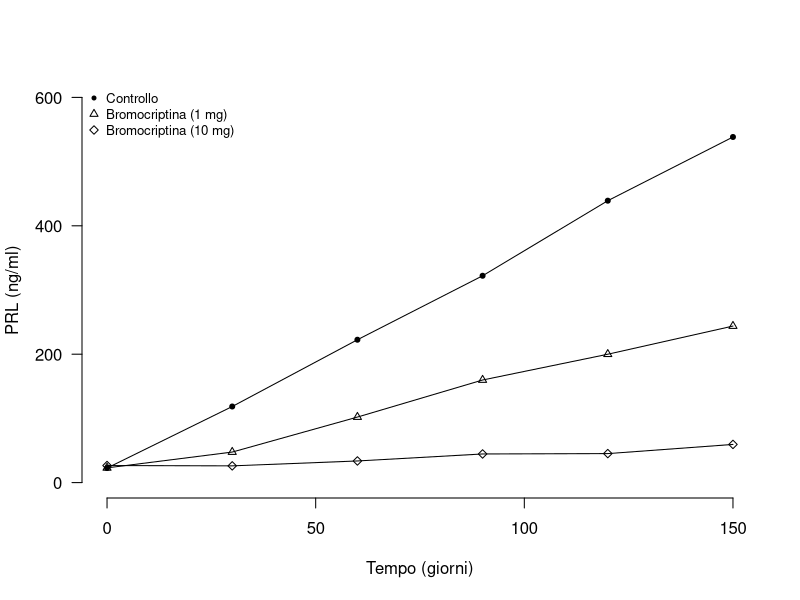
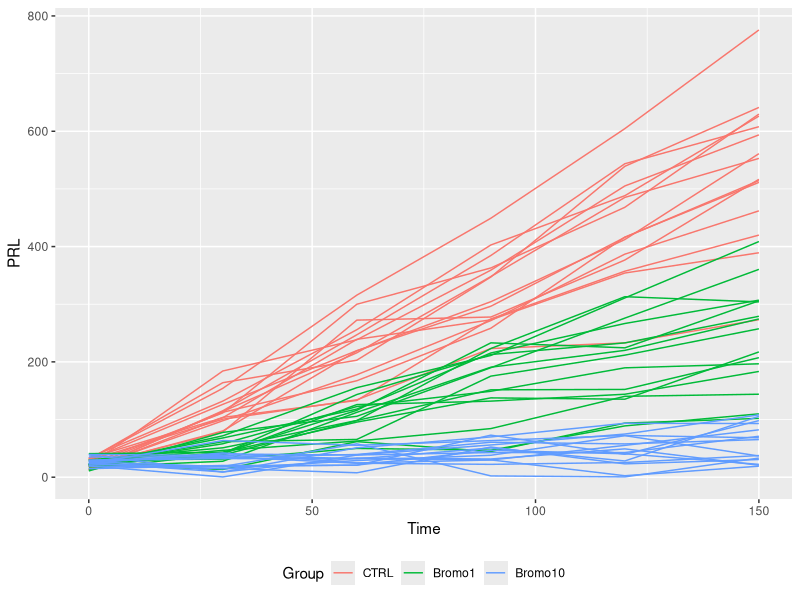
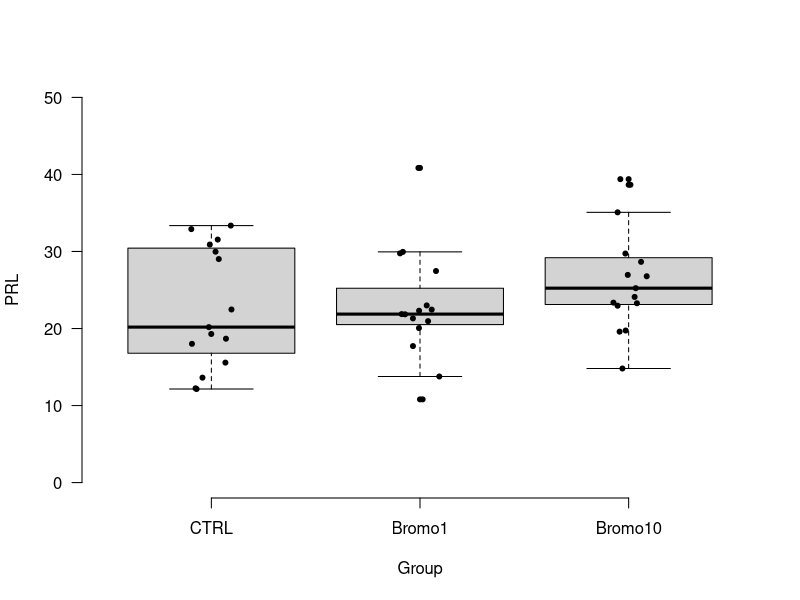
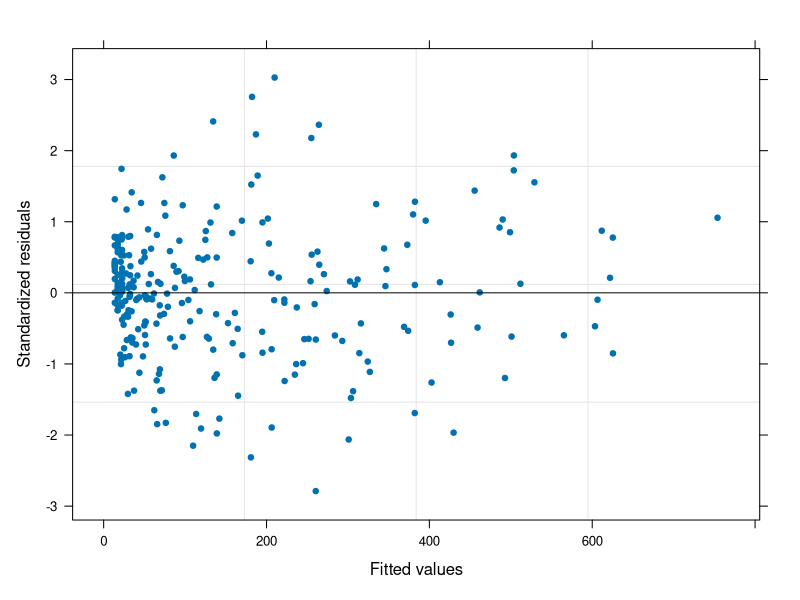
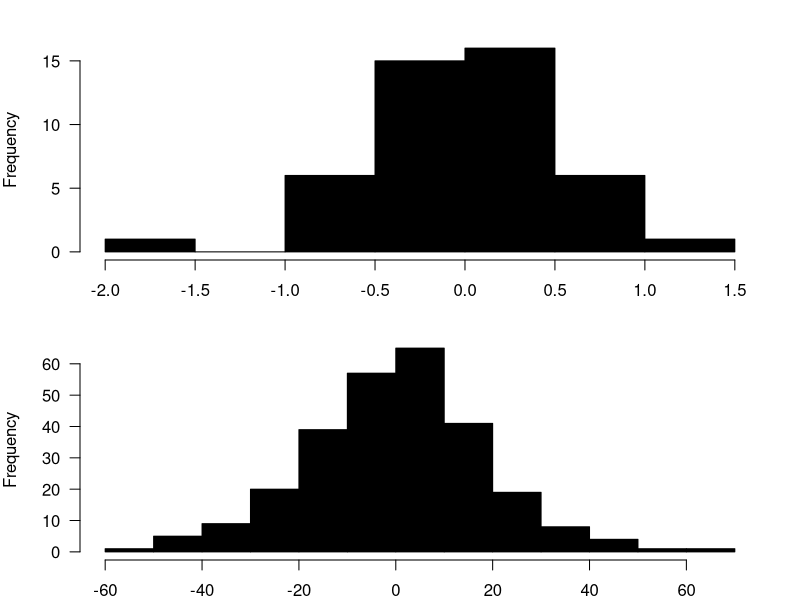
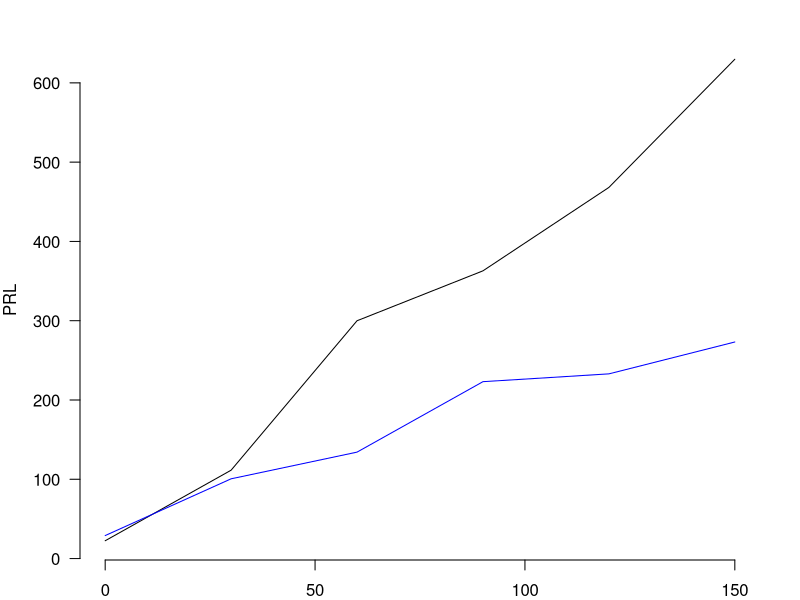
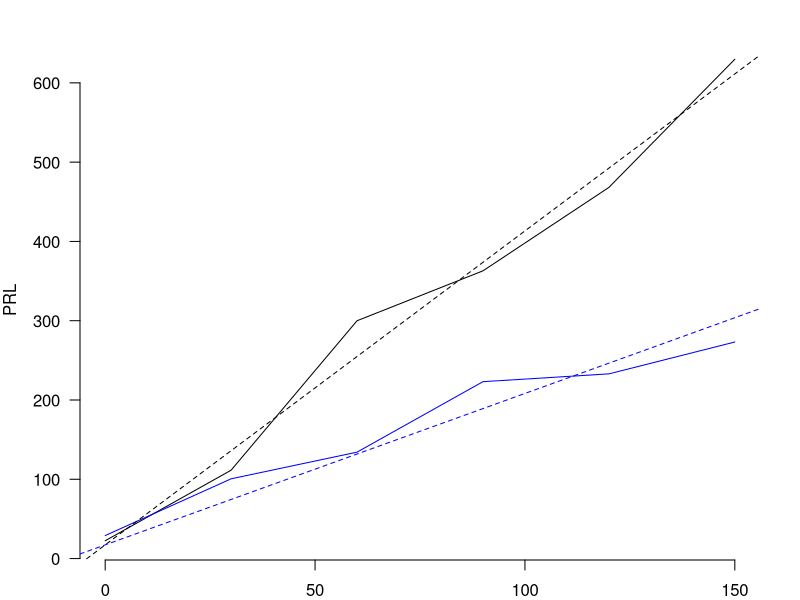
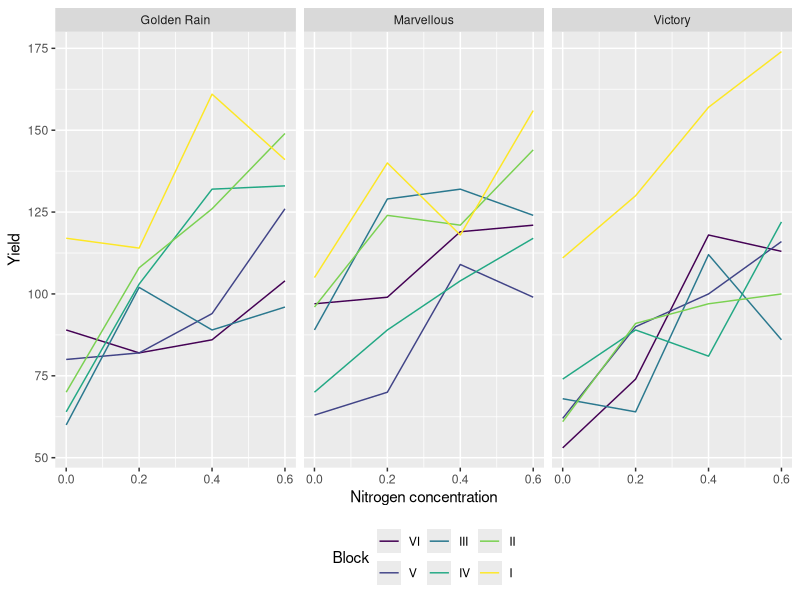

Write the R code that produced these figures, in order.
## ---- chunk 1
library(tufte)
library(xtable)
knitr::opts_chunk$set(echo = TRUE)
knitr::opts_knit$set(global.par = TRUE)

# See https://stackoverflow.com/questions/25646333/code-chunk-font-size-in-rmarkdown-with-knitr-and-latex
def.chunk.hook  <- knitr::knit_hooks$get("chunk")
knitr::knit_hooks$set(chunk = function(x, options) 
{
  x <- def.chunk.hook(x, options)
  ifelse(options$size != "normalsize", paste0("\\", options$size,"\n\n", x, "\n\n\\normalsize"), x)
})

# See https://stackoverflow.com/questions/23349525/how-to-set-knitr-chunk-output-width-on-a-per-chunk-basis
knitr::knit_hooks$set(width=local({
  .width <- 0
  function(before, options, envir) {
    if (before) .width <<- options(width=options$width)
    else options(.width)
  }
}))

## ---- chunk 2
library(nlme)
## ---- chunk 3
bromocriptine <- read.csv("bromocriptine-workshop3.csv")
## ---- chunk 4
summary(bromocriptine)
## ---- chunk 5
bromocriptine$Group <- factor(bromocriptine$Group, 
                              levels = c("CTRL", "Bromo1", "Bromo10"))
## ---- chunk 6
brom.split <- split(bromocriptine, bromocriptine$Group)

mean.brom <- lapply(brom.split, function(x)
      {
      aggregate(x$PRL, by = list(Time=x$Time), FUN=mean)
      })

plot(x ~ Time, mean.brom$CTRL, t = "o", pch = 20,
     bty = "n", ylim = c(0, 600), yaxt = "n",
     xlab = "Tempo (giorni)", ylab = "PRL (ng/ml)")

axis(2, seq(0, 600, 200), las = 1)
lines(x ~ Time, mean.brom$Bromo1, t = "o", pch = 2, cex = 0.8)
lines(x ~ Time, mean.brom$Bromo10, t = "o", pch = 5, cex = 0.8)

legend("topleft", c("Controllo", "Bromocriptina (1 mg)", 
                    "Bromocriptina (10 mg)"), pch = c(20, 2, 5),
       cex = 0.8, bty = "n")
## ---- chunk 7
library(ggplot2)

ggplot(aes(Time, PRL, group = interaction(Group, Mouse), col = Group),
       data = bromocriptine) + geom_line() +
theme(legend.position="bottom")
## ---- chunk 8
boxplot(PRL ~ Group, data = bromocriptine, 
        subset = bromocriptine$Time == 0,
        las = 1, pch = 20, ylim = c(0, 50), frame = F)
stripchart(PRL ~ Group, data = bromocriptine,
           subset = bromocriptine$Time == 0,
           las = 1, pch = 20, method = "jitter",
           jitter = 0.1, vertical = TRUE, add = TRUE)
## ---- chunk 9
model <- lme(PRL ~ Group * Time, data = bromocriptine, 
             random = ~ Time - 1 | Mouse)
summary(model)
## ---- chunk 10
plot(model, pch = 20)
## ---- chunk 11
par(mar = c(2, 4, 2, 2))
## ---- chunk 12
head(random.effects(model))

par(mfrow = c(2, 1))
hist(random.effects(model)$Time, main = "", col = "black", 
     xlab = "Effetti casuali", las = 1)
hist(resid(model), main = "", col = "black", xlab = "Residui",
     las = 1)
## ---- chunk 13
par(mfrow = c(1, 1))
## ---- chunk 14
head(coef(model))
## ---- chunk 15
plot(PRL ~ Time, bromocriptine, subset = bromocriptine$Mouse == 1, 
     t = "l", las = 1, bty = "n")
lines(PRL ~ Time, bromocriptine, subset = bromocriptine$Mouse == 6, 
      col = "blue")
## ---- chunk 16
plot(PRL ~ Time, bromocriptine, subset = bromocriptine$Mouse == 1, 
     t = "l", las = 1, bty = "n")
lines(PRL ~ Time, bromocriptine, subset = bromocriptine$Mouse == 6, 
      col = "blue")
abline(17.24, 3.96, lty = "dashed")
abline(17.24, 1.91, col = "blue", lty = "dashed")
## ---- chunk 17
library(emmeans)

marginals <- emmeans(model, ~ Group * Time, cov.reduce = range)
pairs(marginals, by = "Time")

## ---- chunk 18
summary(Oats)
## ---- chunk 19
ggplot(aes(nitro, yield), group = Block, data = Oats) +
geom_line(aes(col = Block)) +
facet_wrap(~Variety) + 
xlab("Nitrogen concentration") +
ylab("Yield") +
theme(legend.position = "bottom")
## ---- chunk 20
model.oats <- lme(yield ~ nitro * Variety, data = Oats, random = ~ 1 | Block/Variety)
## ---- chunk 21
summary(model.oats)
## ---- chunk 22
model.oats.2 <- lme(yield ~ nitro + Variety, data = Oats, random = ~ 1 | Block/Variety)

summary(model.oats.2)
